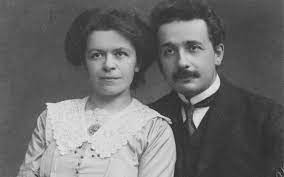
#> input picture img/test.jpg, 284 x 177 px
$ python histogrma.py
#> lines starting #> are read from the running program, lines starting #| are printed output that depends on the picture
import cv2
import matplotlib.pyplot as plt
import numpy as np

img_old = cv2.imread("img/test.jpg")
#> img_old is the input picture: shape (177, 284, 3); min 17, max 241, mean 108.2
img_old = cv2.cvtColor(img_old,cv2.COLOR_BGR2GRAY)
#> img_old: shape (177, 284)
print(img_old.shape)
#| (177, 284)
cv2.imshow("OLD",img_old)


def gama(img,a,b,a1,b1):
#> called with a = 52, b = 92, a1 = 22, b1 = 162
    counter = 0
    for i in range(img.shape[0]):
        for j in range(img.shape[1]):
            counter += 1
            if(counter % 100 == 0):
                print("counter -> ", counter)
            x = img[i][j]
            if(x <= a):
                x = (x / a) * a1
                img[i][j] = x
            if(x < a and x > b):
                x = ((x - a) / (b - a)) * (b1 - a1) + a1
                img[i][j] = x
            if(x >= b):
                x = ((x - b ) / (255 - b )) * (255 - b1) + b1
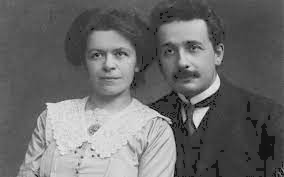
#> img: shape (177, 284); min 7, max 241, mean 107.4
#> after the loop, counter = 50268
    return img

img_new = cv2.imread("img/test.jpg")
img_new = cv2.cvtColor(img_new,cv2.COLOR_BGR2GRAY)
img_new = gama(img_new,52,92,22,162)
cv2.imshow("NEW",img_new)


plt.subplot(1,2,1)
plt.hist(img_old.ravel(),256,[0,256])
plt.ylim(ymax = 3500, ymin = 0)

plt.subplot(2,2,2)
plt.hist(img_new.ravel(),256,[0,256])
plt.ylim(ymax = 3500, ymin = 0)
plt.show()
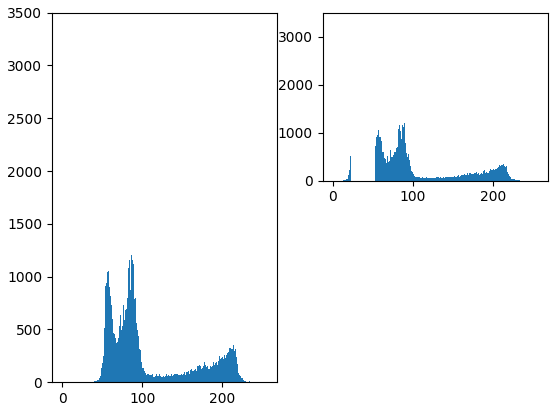
#> figure drawn by matplotlib, 2 panels; panel 1: tallest bar 1208 high, from x = 89 to 90; panel 2: tallest bar 1208 high, from x = 89 to 90

cv2.waitKey()
cv2.destroyAllWindows()
